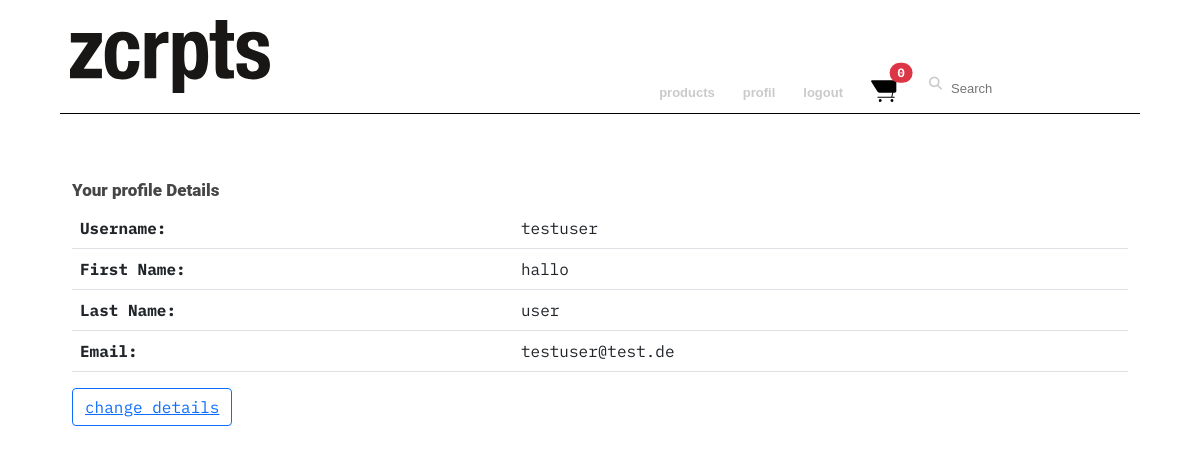
/useradmin/show/2/ (signed in), run on the app's committed database.
### Useradmin/models.py (models this page shows, shortened)
class MyUser(AbstractUser):
    profile_picture = models.ImageField(upload_to='profile_pictures/', blank=True, null=True)
    is_manager = models.BooleanField(default=False)
    def count_shopping_cart_items(self):
        count = 0
        if self.is_authenticated:
            shopping_carts = Cart.objects.filter(myuser=self)
            if shopping_carts:
                shopping_cart = shopping_carts.first()
                count = shopping_cart.get_number_of_items()
        return count

### Useradmin/views.py (the view)
# urls.py: path('show/<int:pk>/', views.user_detail, name='myuser-detail'),
def user_detail(request, **kwargs):
    myuser_id = kwargs['pk']
    current_user = MyUser.objects.get(id=myuser_id)
    print(str(myuser_id))
    context = {'current_user': current_user}
    return render(request, 'user-detail.html', context)

### Useradmin/templates/user-detail.html (shortened to what this page needs)
{% extends 'base.html' %}
{% load static %}
{% block css %}
    <link rel="stylesheet" type="text/css" href="{% static 'css/home_style.css' %}">
{% endblock %}
{% block content %}
    <div class="container-fluid p-container">
        <h2>Your profile Details</h2>
        <div id="topText" class="row">
            <div class="col ttxt">
                <table class="table">
                    <tbody>
                    <tr>
                        <th scope="row"><b>Username:</b></th>
                        <td>{{ current_user.username }}<br></td>
                    </tr>
                    <tr>
                        <th scope="row"><b>First Name:</b></th>
                        <td>{{ current_user.first_name }}<br></td>
                    </tr>
                    <tr>
                        <th scope="row"><b>Last Name:</b></th>
                        <td>{{ current_user.last_name }}<br></td>
                    </tr>
                    <tr>
                        <th scope="row"><b>Email:</b></th>
                        <td>{{ current_user.email }}<br></td>
                    </tr>
                    </tbody>
                </table>
                <button class="btn btn-outline-primary">
                    <a href="{% url 'change-user-detail' current_user.id %}">change details</a>
                </button>
            </div>
        </div>
    </div>
    <br>
{% endblock %}

### templates/base.html (shortened to what this page needs)
<!DOCTYPE html>
<html lang="en">
{% load static %}
    <head>
        <link href="https://cdn.jsdelivr.net/npm/bootstrap@5.1.3/dist/css/bootstrap.min.css" rel="stylesheet"
>
        <link rel="stylesheet" type="text/css" href="{% static 'css/base_style.css' %}">
        {% block css %}{% endblock %}
    </head>
    <body>
        <header class="main-header">
            <div class="base-header">
                <div class="header-div1">
                    <a href="{% url 'home' %}"><img id="logo" src="{% static 'css/material/logo_zcrpts_black.svg' %}" alt="logo"></a>
                </div>
                <nav class="base-nav">
                    <ul class="navbar-flex" id="navbar_flex">
                        <li class="navbar-li">
                            <a class="navbar-a" href="{% url 'product-list' %}">products</a>
                        </li>
                    {% if user.is_authenticated %}
                        {% block logged_in_content %}
                        <li>
                            <a class="navbar-a" href="{% url 'myuser-detail' user.id %}">profil</a>
                        </li>
                        <li>
                            <a class="navbar-a" href="{% url 'logout' %}">logout</a>
                        </li>
                            <li class="">
                                <a class="" style="float: left;"
                                   href="{% url 'show_shopping_cart' %}">
                                    <img id="cart" src="{% static 'css/material/cart_clipped.svg' %}"
                                         alt="shoppingCart">
                                    <span class="position-absolute translate-middle badge rounded-pill bg-danger">
                                    {% if user.is_authenticated %}
                                        {{ request.user.count_shopping_cart_items }}
                                    {% else %}
                                        0
                                    {% endif %}
                                    </span>
                                </a>
                            </li>
                        <li>
                            <form class="navbar-a">
                                <div class="base-search-field" >
                                    <span type="submit" class="" id="search-addon" style="background: transparent">
                                        <i class="fas fa-search"></i>
                                    </span>
                                    <input type="search" class="" placeholder="Search" aria-label="Search" aria-describedby="search-addon" style="border: none; margin: 0px"/>
                                </div>
                            </form>
                        </li>
                    {% endblock %}
                    {% endif %}
                    </ul>
                </nav>
            </div>
        </header>
        {% block content %}{% endblock %}
    </body>
</html>

### static/css/base_style.css (style rules this page uses)
*, *::after, *::before { box-sizing: border-box; margin: 0; }
ul, ol { list-style: none; padding: 0; }
:root { font-family: 'Roboto', sans-serif; }
body { margin: 180px auto auto; font-family: "IBM Plex Mono", sans-serif; }
.main-header { width: 90%; margin: auto; background: white; }
h2 { font-family: 'Roboto Black', sans-serif; font-size: 17px; color: rgb(70, 70, 70); }
#logo { width: 200px; margin: 10px; }
.navbar-a { color: hsla(0, 0%, 70%, .7); font-weight: bold; font-size: small; font-family: "Roboto Regular", sans-serif; text-decoration: none; }
#cart { width: 30px; height: 30px; }
input { margin-bottom: 0.7em; border: none; }
.base-header { width: 90%; margin: auto; position: fixed; top: 0; z-index: 1000; display: flex; flex-flow: row nowrap; justify-content: space-between; align-items: flex-end; padding: 10px 0 10px 0; border-bottom: 1px solid black; background: white; }
.base-nav { display: flex; flex-flow: row nowrap; justify-content: flex-end; align-content: flex-end; align-items: flex-end; }
.navbar-flex { display: flex; flex-flow: row nowrap; justify-content: space-around; align-content: center; align-items: flex-end; margin-bottom: 0; }
.navbar-flex > li { margin: 0 8px 0 20px; width: 100%; position: relative; }
.base-search-field { display: flex; flex-flow: row nowrap; }
input { margin-bottom: 15px; border: solid 1px gray; padding: 5px; margin-top: 3px; }
#search-addon { margin-right: 4px; }

### static/css/home_style.css (style rules this page uses)
.p-container { margin: auto; width: 90%; }

### data on the page
MyUser: user.count_shopping_cart_items "0"
MyUser: username "testuser", first_name "hallo", last_name "user", email "testuser@test.de"
